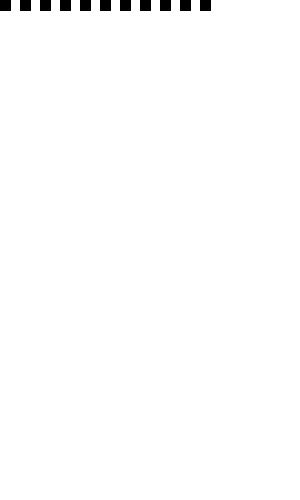
Frame 1 (no input)
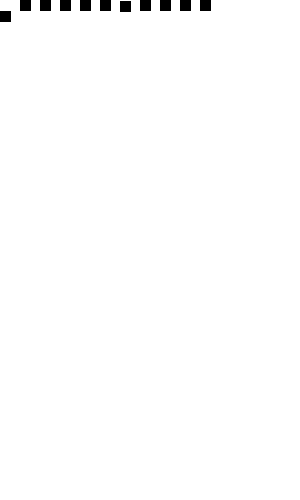
Frame 60 (the mouse pressed at the canvas centre just before this capture)
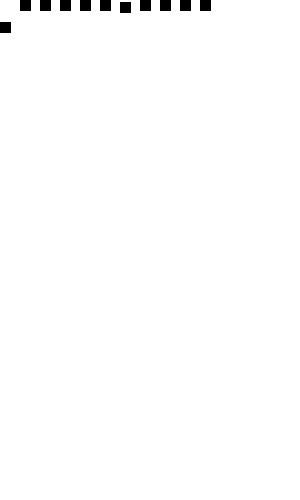
Frame 120 (the mouse held since frame 60 and released just before this capture)

The Processing sketch that drew these frames (run headless with seeded random() and noise(); from frame 60 on, the mouse is pressed at the canvas centre):

// Processing sketch: processing_122129
// ── processing_122129.pde

Planet sun;
Planet mercury;
Planet venus;
Planet earth;
Planet luna;
Planet mars;
Planet jupiter;
Planet saturn;
Planet uranus;
Planet neptune;
Planet pluto;


void setup()
{
    size(300, 500);
    frameRate(60);

    sun = new Planet(0, 0, 0.1875, color(222, 222, 222));
    mercury = new Planet(20, 0, 0.002569, color(111, 111, 111));
    venus = new Planet(40, 0, 0.00616, color(25, 25, 25));
    earth = new Planet(60, 0, 0.006819, color(0, 0, 0));
    luna = new Planet(80, 0, 0.001126, color(50, 50, 50));
    mars = new Planet(100, 0, 0.002577, color(125, 0, 99));
    jupiter = new Planet(120, 0, 0.017215, color(0, 80, 75));
    saturn = new Planet(140, 0, 0.00725, color(10, 200, 50));
    uranus = new Planet(160, 0, 0.006035, color(25, 35, 15));
    neptune = new Planet(180, 0, 0.007743, color(80, 0, 80));
    pluto = new Planet(200, 0, 0.000457, color(90, 5, 45));
}

void draw()
{
    background(255, 255, 255);

    sun.display();
    sun.movement();

    mercury.display();
    mercury.movement();

    venus.display();
    venus.movement();

    earth.display();
    earth.movement();

    luna.display();
    luna.movement();

    mars.display();
    mars.movement();

    jupiter.display();
    jupiter.movement();

    saturn.display();
    saturn.movement();

    uranus.display();
    uranus.movement();

    neptune.display();
    neptune.movement();

    pluto.display();
    pluto.movement();
}
class Planet
{
    float xPos = 0;
    float yPos = 0;
    float xSpeed = 0;
    float ySpeed = 0;
    float c = 0;


    Planet(int x, float y, float a, color colour)
    {
        xPos = x;
        yPos = y;
        ySpeed = a;
        c = colour;
    }

    void display()
    {
        fill(c);
        stroke(c);
        rect(xPos, yPos, 10, 10);
    }

    void movement()
    {
        yPos = yPos + ySpeed;
    }

}
